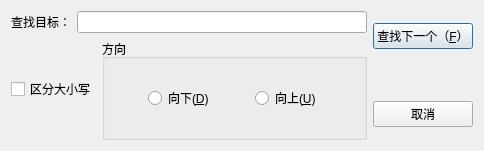
<?xml version="1.0" encoding="UTF-8"?>
<ui version="4.0">
 <class>SearchDialog</class>
 <widget class="QDialog" name="SearchDialog">
  <property name="geometry">
   <rect>
    <x>0</x>
    <y>0</y>
    <width>484</width>
    <height>151</height>
   </rect>
  </property>
  <property name="sizePolicy">
   <sizepolicy hsizetype="Maximum" vsizetype="Preferred">
    <horstretch>0</horstretch>
    <verstretch>0</verstretch>
   </sizepolicy>
  </property>
  <property name="windowTitle">
   <string>查找</string>
  </property>
  <property name="windowIcon">
   <iconset theme="QIcon::ThemeIcon::EditFind"/>
  </property>
  <layout class="QGridLayout" name="gridLayout">
   <item row="0" column="0">
    <layout class="QVBoxLayout" name="verticalLayout_2">
     <property name="sizeConstraint">
      <enum>QLayout::SizeConstraint::SetMaximumSize</enum>
     </property>
     <item>
      <layout class="QHBoxLayout" name="horizontalLayout_2">
       <property name="sizeConstraint">
        <enum>QLayout::SizeConstraint::SetMaximumSize</enum>
       </property>
       <item>
        <widget class="QLabel" name="label">
         <property name="text">
          <string>查找目标：</string>
         </property>
        </widget>
       </item>
       <item>
        <widget class="QLineEdit" name="lineEdit"/>
       </item>
      </layout>
     </item>
     <item>
      <layout class="QHBoxLayout" name="horizontalLayout_3">
       <property name="sizeConstraint">
        <enum>QLayout::SizeConstraint::SetMaximumSize</enum>
       </property>
       <item>
        <widget class="QCheckBox" name="sen">
         <property name="text">
          <string>区分大小写</string>
         </property>
        </widget>
       </item>
       <item>
        <widget class="QGroupBox" name="groupBox">
         <property name="sizePolicy">
          <sizepolicy hsizetype="Expanding" vsizetype="Expanding">
           <horstretch>0</horstretch>
           <verstretch>0</verstretch>
          </sizepolicy>
         </property>
         <property name="title">
          <string>方向</string>
         </property>
         <layout class="QGridLayout" name="gridLayout_2">
          <item row="0" column="1">
           <spacer name="verticalSpacer_2">
            <property name="orientation">
             <enum>Qt::Orientation::Vertical</enum>
            </property>
            <property name="sizeHint" stdset="0">
             <size>
              <width>20</width>
              <height>40</height>
             </size>
            </property>
           </spacer>
          </item>
          <item row="1" column="3">
           <widget class="QRadioButton" name="rbUp">
            <property name="text">
             <string>向上(&amp;U)</string>
            </property>
           </widget>
          </item>
          <item row="1" column="1">
           <widget class="QRadioButton" name="rbDown">
            <property name="text">
             <string>向下(&amp;D)</string>
            </property>
           </widget>
          </item>
          <item row="2" column="1">
           <spacer name="verticalSpacer_3">
            <property name="orientation">
             <enum>Qt::Orientation::Vertical</enum>
            </property>
            <property name="sizeHint" stdset="0">
             <size>
              <width>20</width>
              <height>40</height>
             </size>
            </property>
           </spacer>
          </item>
          <item row="1" column="2">
           <spacer name="horizontalSpacer">
            <property name="orientation">
             <enum>Qt::Orientation::Horizontal</enum>
            </property>
            <property name="sizeHint" stdset="0">
             <size>
              <width>40</width>
              <height>20</height>
             </size>
            </property>
           </spacer>
          </item>
          <item row="1" column="0">
           <spacer name="horizontalSpacer_2">
            <property name="orientation">
             <enum>Qt::Orientation::Horizontal</enum>
            </property>
            <property name="sizeHint" stdset="0">
             <size>
              <width>40</width>
              <height>20</height>
             </size>
            </property>
           </spacer>
          </item>
          <item row="1" column="4">
           <spacer name="horizontalSpacer_3">
            <property name="orientation">
             <enum>Qt::Orientation::Horizontal</enum>
            </property>
            <property name="sizeHint" stdset="0">
             <size>
              <width>40</width>
              <height>20</height>
             </size>
            </property>
           </spacer>
          </item>
         </layout>
        </widget>
       </item>
      </layout>
     </item>
    </layout>
   </item>
   <item row="0" column="1">
    <layout class="QVBoxLayout" name="verticalLayout">
     <property name="spacing">
      <number>0</number>
     </property>
     <property name="sizeConstraint">
      <enum>QLayout::SizeConstraint::SetMinimumSize</enum>
     </property>
     <item>
      <widget class="QPushButton" name="btFindnext">
       <property name="sizePolicy">
        <sizepolicy hsizetype="Preferred" vsizetype="Fixed">
         <horstretch>0</horstretch>
         <verstretch>0</verstretch>
        </sizepolicy>
       </property>
       <property name="text">
        <string>查找下一个（&amp;F）</string>
       </property>
      </widget>
     </item>
     <item>
      <spacer name="verticalSpacer">
       <property name="orientation">
        <enum>Qt::Orientation::Vertical</enum>
       </property>
       <property name="sizeType">
        <enum>QSizePolicy::Policy::Fixed</enum>
       </property>
       <property name="sizeHint" stdset="0">
        <size>
         <width>20</width>
         <height>40</height>
        </size>
       </property>
      </spacer>
     </item>
     <item>
      <widget class="QPushButton" name="btCancel">
       <property name="sizePolicy">
        <sizepolicy hsizetype="Preferred" vsizetype="Fixed">
         <horstretch>0</horstretch>
         <verstretch>0</verstretch>
        </sizepolicy>
       </property>
       <property name="text">
        <string>取消</string>
       </property>
      </widget>
     </item>
    </layout>
   </item>
  </layout>
 </widget>
 <resources/>
 <connections/>
</ui>
